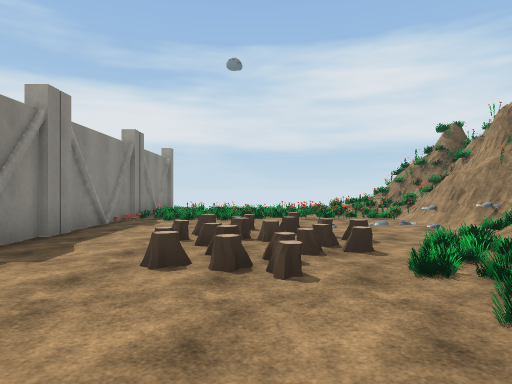
view 1 (above)

21 first-person views from a walk through a Unity game level. The camera is 1.5 m above the floor, looks level and sees 75° across. The floor is counted in squares, 2 m on a side. Each view is taken from the middle of a square. On the plan, view 1 faces up. The plan holds only what a view shows up to about 11 squares ahead; the rest is blank. The place goes on beyond the plan. The player is left out. Some surface patterns are stand-ins.

view 2
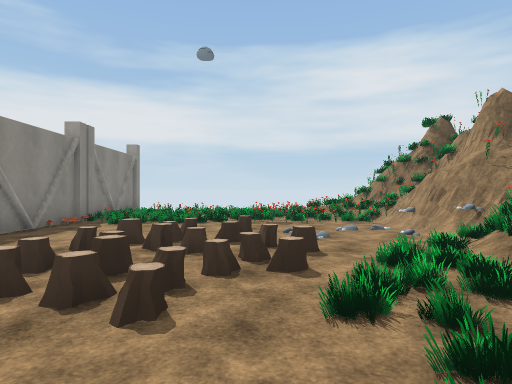

view 3
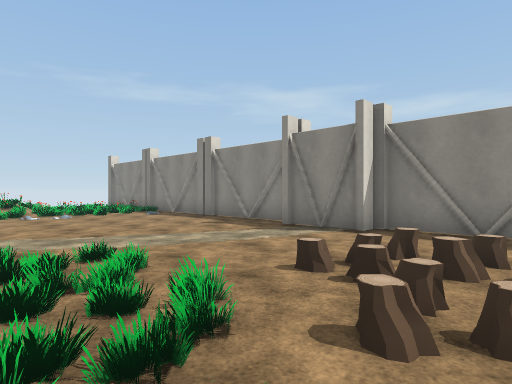

view 4
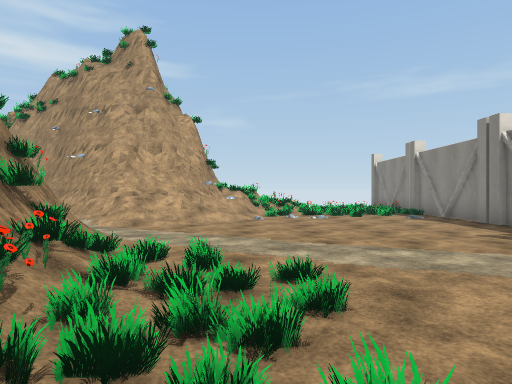

view 5
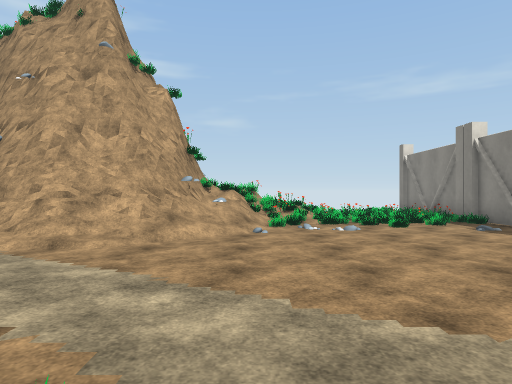

view 6
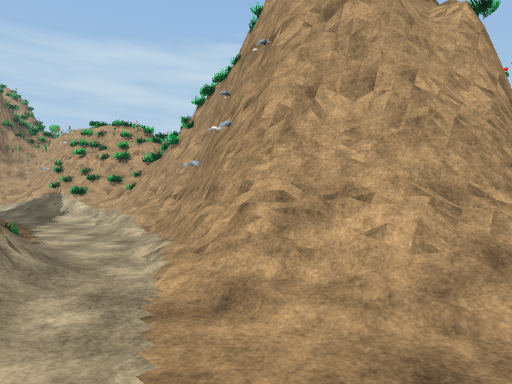

view 7
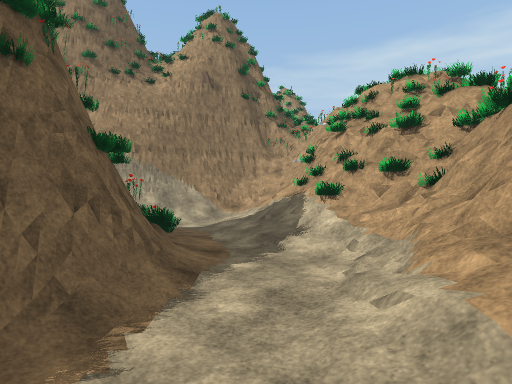

view 8
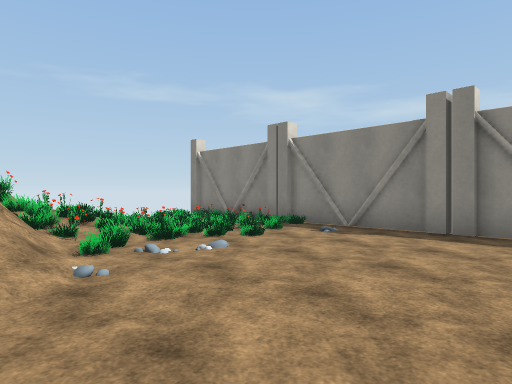

view 9
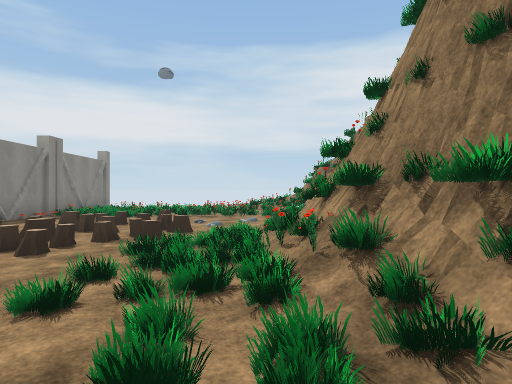

view 10
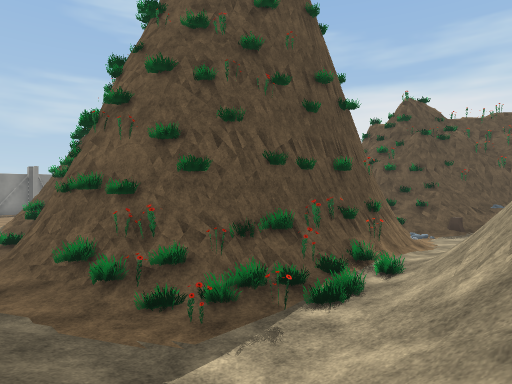

view 11
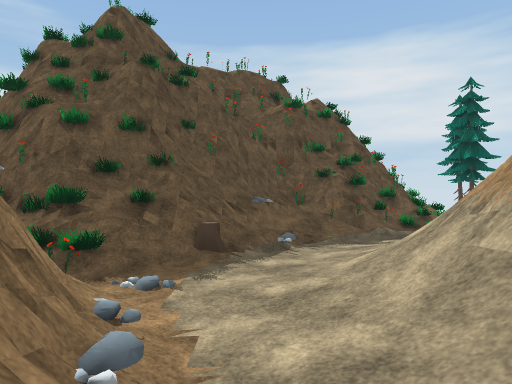

view 12
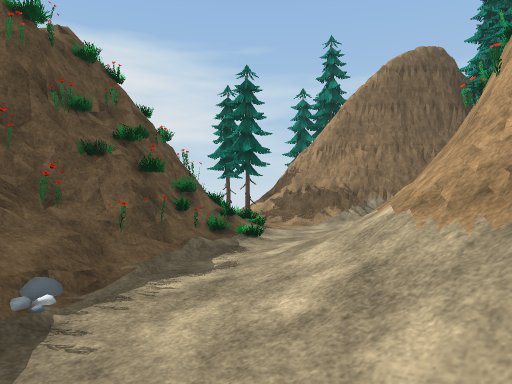

view 13
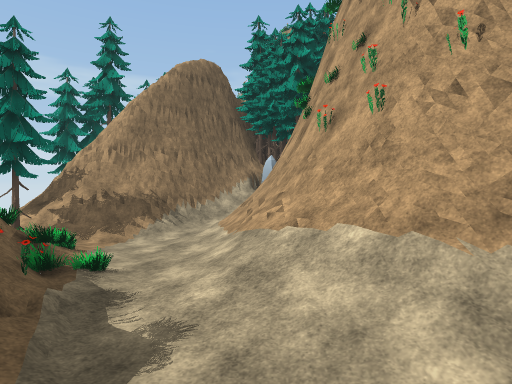

view 14
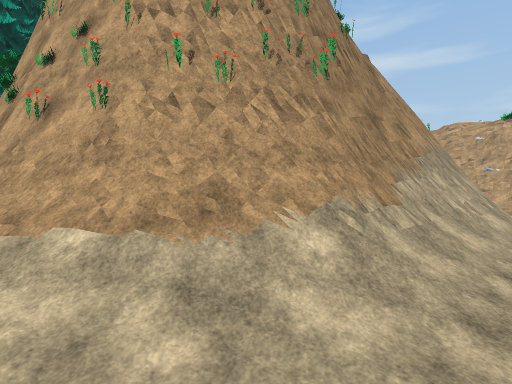

view 15
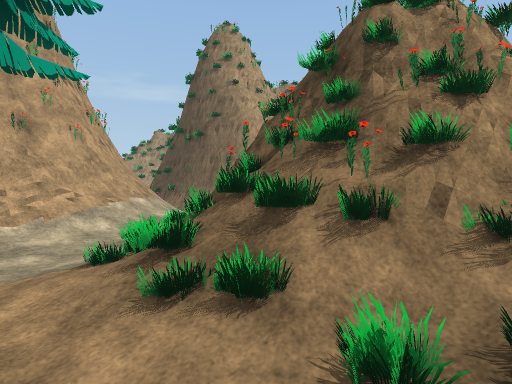

view 16
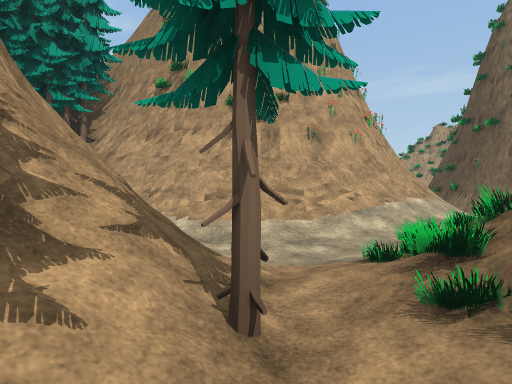

view 17
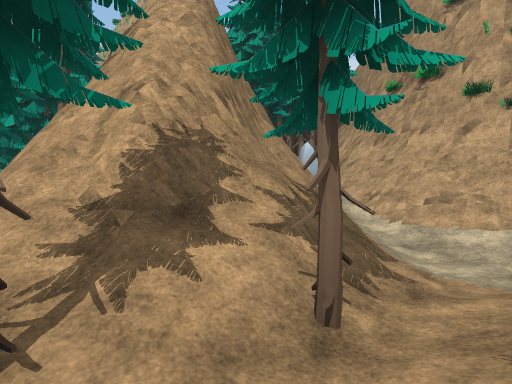

view 18
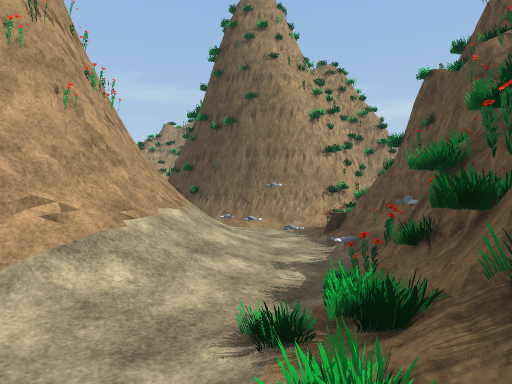

view 19
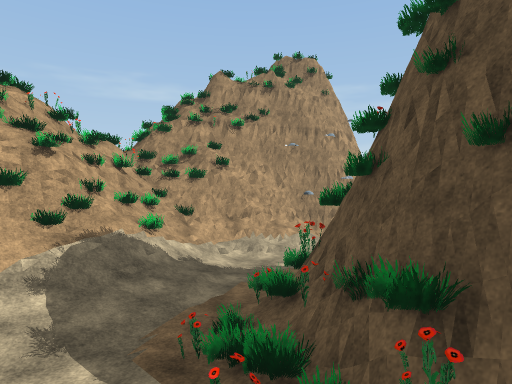

view 20
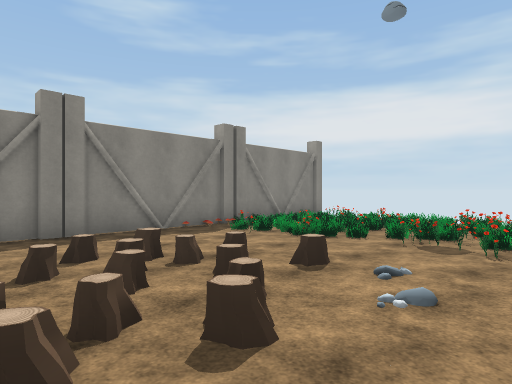

view 21
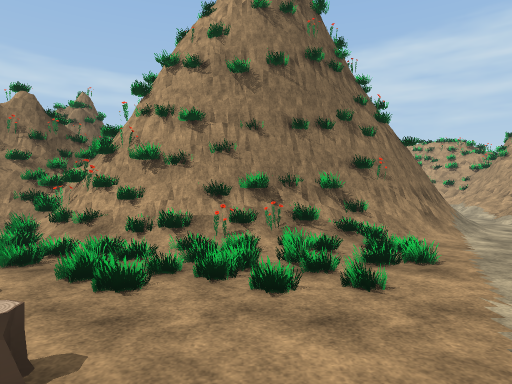

### Floor plan
Key: @ floor where view 1 was taken; # wall or solid block; . main floor; : floor 0.25 m higher than the main floor; + floor 0.5 m higher than the main floor; / step, stairs or slope; = window, fence, low wall or low ledge; S stump; T tree; O other object.
Columns run from 4 left of view 1 to 24 right of it. Each row starts with its distance up from view 1.
 13 # ==#=               #//:.T+
 12 O =======#           ###/./##
 11 O =======##          ##//TT##
 10     ======#          ##/:.=##
  9  O==.====##        ###//../##
  8  O......=##      ###=...:///#
  7 O...SS..=#       #S/.///#####
  6 #..SSS...#       #/.//####
  5 O..SSSS.##       # ./###
  4 O..SSS..##       ##./##
  3 O...S../#         #:/#
  2 O#.....=##        #:/#
  1  O......##        #:=#
  0 O#..@.../#        #:/#
 -1 O........##      ##./##
 -2 O......../########/=//#
 -3 O..........//.///..../#
 -4 #.......////.....:////#
 -5 O......+#####/#=:######
 -6 O.....###   #######
 -7 O....:=##
 -8 ##=.=+=#
 -9 O#===/==
-10 OO=====#
-11 #O#==
-12    #=

Positions as (right, up) in squares from view 1, and headings:
1: (0, 0), facing up
2: (1, 1), facing up
3: (3, 5), facing down-left
4: (2, 4), facing down
5: (2, 1), facing down
6: (3, -2), facing down-right
7: (8, -4), facing right
8: (3, -2), facing down-left
9: (3, -1), facing up
10: (17, -4), facing up-left
11: (15, 2), facing up
12: (15, 5), facing up-right
13: (15, 7), facing right
14: (15, 7), facing down-right
15: (21, 13), facing down-left
16: (21, 13), facing down
17: (20, 13), facing down-right
18: (20, 10), facing down-left
19: (16, 0), facing down-left
20: (3, 4), facing up-left
21: (-1, 2), facing right
